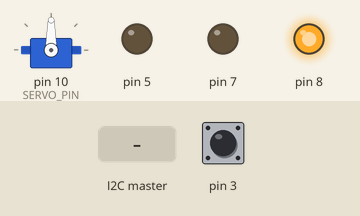
This sketch was run on a simulated Arduino Uno, built with avr-gcc and run on an emulated ATmega328P. Parts: servo, output pins drawn as LEDs (lit = HIGH). Inputs (shaded band) come from the test bench; at power-on: pin 3 HIGH.

Above: at 1.2 s.
1.3 s: the I2C master sends the byte 1
At 4.1 s:
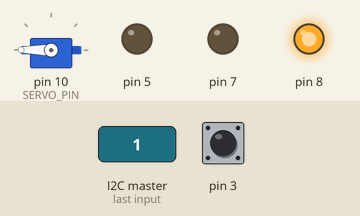
4.3 s: the I2C master sends the byte 0
At 4.65 s:
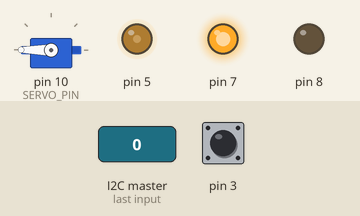
7.3 s: the I2C master sends the byte 2
At 7.96 s:
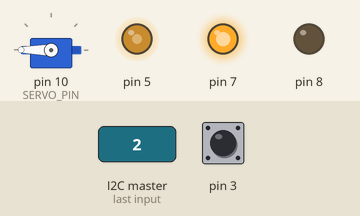
10.3 s: the I2C master sends the byte 1
At 11.57 s:
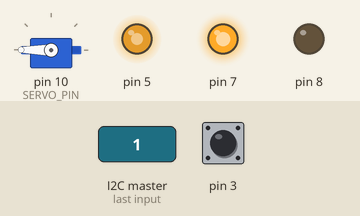
Timing chart, 0 to 13.8 s (numbered marks = the images above; inputs shaded):
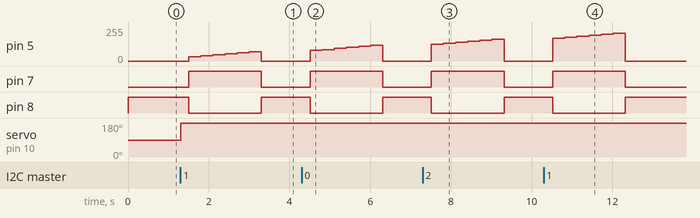

The sketch:

arduino_main.ino
```cpp
// Параметры отладки программы
//#define DEBUG_ENCODER
#include <Wire.h>
#include <Servo.h>

// Пины подключения
#define MOTOR_PWM         5
#define MOTOR_A1          7
#define MOTOR_B1          8
#define SERVO_PIN         10
// Параметры машинки
#define TICK_REVOLUTION   120.0

#ifdef DEBUG_ENCODER
  #define WAIT_CMD        15000
#else
  #define WAIT_CMD        2000
#endif

class Motor {
private:
  int pwm,
    a1,
    b1;

  bool direction_;
public:
  Motor(int pwm_, int a1_, int b1_):
    pwm(pwm_),
    a1(a1_),
    b1(b1_)
  {
    pinMode(pwm, OUTPUT);
    pinMode(a1_, OUTPUT);
    pinMode(b1_, OUTPUT);

    speed(0);
    stop(false);
    direction_ = true;
  }

  /*
   * flag = false, BREAKEGND
   * flag = true, BREAKEVCC
   */
  void stop(bool flag) {
    if(flag) {
      digitalWrite(a1, HIGH);
      digitalWrite(b1, HIGH);
      speed(255);
    }else{
      digitalWrite(a1, LOW);
      digitalWrite(b1, LOW);
      speed(0);
    }
  }

  /*
   * flag = false, назад
   * flag - true, вперёд
   */
  void direction(bool flag) {
    direction_ = flag;
    if(flag) {
      digitalWrite(a1, LOW);
      digitalWrite(b1, HIGH);
    }else{
      digitalWrite(a1, HIGH);
      digitalWrite(b1, LOW);
    }
  }

  void speed(int speed_) {
    analogWrite(pwm, speed_);
  }

  bool get_direction() { return direction_; }
};

struct Regulator {
  int output = 0;
  int input = 0, set_point = 0;
  float error = 0.0,
        integral = 0.0;
  float kp = 0.1,
        ki = 0.1;
};

void receive_data(int bytes);
void request_data();
void encoder_update();

#ifdef DEBUG_ENCODER
void parsing();

#endif

Servo servo;
Motor motor(MOTOR_PWM, MOTOR_A1, MOTOR_B1);
int turn = 90, old_turn = 90;
Regulator reg;
unsigned long time = 0,
              time_wire = 0;
volatile bool encoder_increase = true;
volatile long encoder_pulse = 0,
              encoder_pulse_old = 0,
              encoder_pusle_old_wire = 0;

void setup() {
#ifdef DEBUG_ENCODER
  // Для плоттера
  Serial.begin(115200);
  Serial.setTimeout(50);
  Serial.println("setpoint, input, output");
#endif

  Wire.begin(8);
  // Регистрирует функцию, вызываемую, когда ведомое устройство получает передачу от ведущего
  Wire.onReceive(receive_data);
  // Регистрирует функцию, вызываемую, когда ведущее устройство получает передачу от ведомого
  Wire.onRequest(request_data);

  attachInterrupt(1, encoder_update, FALLING);

  motor.direction(true);

  servo.attach(SERVO_PIN);
  servo.write(turn);

  time = millis();
  time_wire = millis();
}

void loop() {
  // Угол поворота передних колёс
  if(turn != old_turn) {
    servo.write(turn);
    old_turn = turn;
  }

  if((millis() - time_wire) >= WAIT_CMD)
    reg.set_point = 0;

  if((millis() - time) >= 300) {
    unsigned long now_time = (millis() - time);
    // Расчёт ШИМ для регулятора мотора
    reg.input = abs(360.0 * (encoder_pulse - encoder_pulse_old)) / (TICK_REVOLUTION * (now_time / 1000.0));
    encoder_pulse_old = encoder_pulse;

    // ПИ регулятор
    reg.error = abs(reg.set_point) - reg.input;
    reg.integral = constrain(reg.integral + reg.error * reg.ki * (now_time / 1000.0), 0, 255);
    reg.output = (abs(reg.set_point) > 0 ? constrain(reg.error * reg.kp + reg.integral, 0, 255) : 0);

    // Установить направление движения
    bool new_direction = (reg.set_point >= 0);
    if(motor.get_direction() != new_direction) {
      encoder_increase = new_direction;
      motor.direction(new_direction);
    }

    motor.speed(reg.output);

    time = millis();
  }

#ifdef DEBUG_ENCODER
  // Для плоттера
  Serial.print(reg.set_point);
  Serial.print(',');
  Serial.print(reg.input);
  Serial.print(',');
  Serial.println(reg.output);

  parsing();
#endif

  delay(10);
}

#ifdef DEBUG_ENCODER
void parsing() {
  if(Serial.available() > 1) {
    char argument = Serial.read();
    float value = Serial.parseInt();

    switch(argument) {
      case 'd':
        reg.set_point = value;
         time_wire = millis();
      break;
    }
  }
}
#endif

void receive_data(int bytes) {
  uint8_t a = Wire.read(),
          b = Wire.read();

  reg.set_point = ((b << 8) | a);
  turn = (uint8_t)Wire.read();
  time_wire = millis();
}

void request_data() {
  union {
    int16_t data;
    byte b_data[sizeof(data)];
  } td;

  td.data = (360 * (encoder_pulse - encoder_pusle_old_wire)) / TICK_REVOLUTION;
  encoder_pusle_old_wire = encoder_pulse;

  Wire.write(td.b_data, 2);
}

void encoder_update() {
  encoder_pulse += (encoder_increase ? 1 : -1);
}
```

Measured:
- after the input at 1.3 s, pin 5: rises from 0/255 to 71/255 in 1.5 s, then falls to 0/255 in 0.30 s; pin 7: LOW → HIGH after 0.20 s, → LOW 1.8 s later; pin 8: HIGH → LOW after 0.20 s, → HIGH 1.8 s later; servo on pin 10 (SERVO_PIN): 90° → 180° at once
- after the input at 4.3 s, pin 5: rises from 0/255 to 117/255 in 1.5 s, then falls to 0/255 in 0.30 s; pin 7: LOW → HIGH after 0.21 s, → LOW 1.8 s later; pin 8: HIGH → LOW after 0.21 s, → HIGH 1.8 s later
- after the input at 7.3 s, pin 5: rises from 0/255 to 163/255 in 1.5 s, then falls to 0/255 in 0.30 s; pin 7: LOW → HIGH after 0.22 s, → LOW 1.8 s later; pin 8: HIGH → LOW after 0.22 s, → HIGH 1.8 s later
- after the input at 10.3 s, pin 5: rises from 0/255 to 209/255 in 1.5 s, then falls to 0/255 in 0.30 s; pin 7: LOW → HIGH after 0.22 s, → LOW 1.8 s later; pin 8: HIGH → LOW after 0.22 s, → HIGH 1.8 s later
